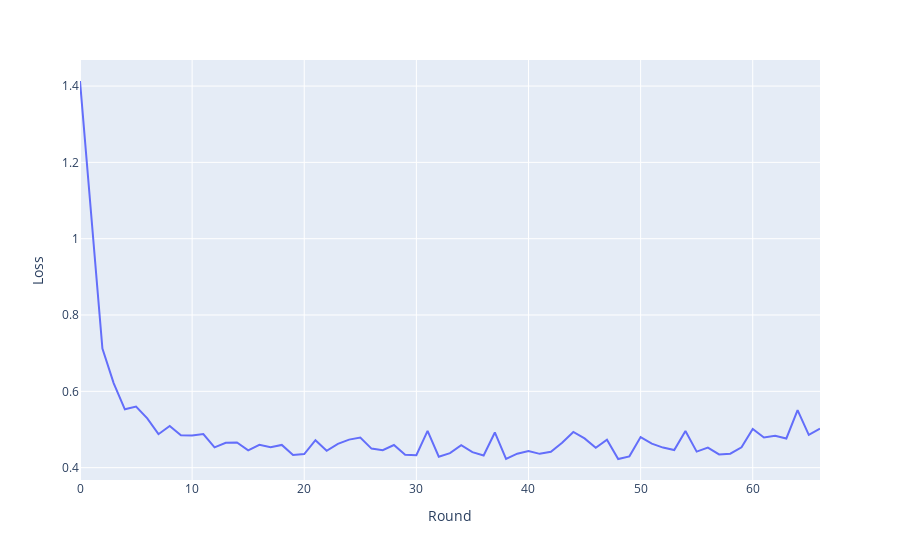

Source (notebook cell):
### Code cell
plot(Random_label_15.lossHist)

### Figure 1 — Plotly figure (JSON) as saved in the notebook; plotly's stock layout.template omitted (floating-point values rounded to 4 significant figures)
{"data": [{"hovertemplate": "Round=%{x}<br>Loss=%{y}<extra></extra>", "legendgroup": "", "line": {"color": "#636efa", "dash": "solid"}, "marker": {"symbol": "circle"}, "mode": "lines", "name": "", "orientation": "v", "showlegend": false, "type": "scatter", "x": [0, 1, 2, 3, 4, 5, 6, 7, 8, 9, 10, 11, 12, 13, 14, 15, 16, 17, 18, 19, 20, 21, 22, 23, 24, 25, 26, 27, 28, 29, 30, 31, 32, 33, 34, 35, 36, 37, 38, 39, 40, 41, 42, 43, 44, 45, 46, 47, 48, 49, 50, 51, 52, 53, 54, 55, 56, 57, 58, 59, 60, 61, 62, 63, 64, 65, 66], "xaxis": "x", "y": [1.413, 1.061, 0.7121, 0.6215, 0.5529, 0.56, 0.529, 0.4877, 0.5094, 0.4852, 0.4845, 0.488, 0.4532, 0.465, 0.4661, 0.4453, 0.46, 0.4535, 0.4596, 0.4332, 0.4355, 0.4719, 0.4441, 0.4622, 0.4734, 0.4789, 0.4499, 0.4459, 0.4593, 0.4338, 0.4324, 0.4962, 0.4286, 0.438, 0.4589, 0.4407, 0.4317, 0.4923, 0.4228, 0.4367, 0.4438, 0.4362, 0.4418, 0.4651, 0.4936, 0.4766, 0.452, 0.4733, 0.4227, 0.4296, 0.4801, 0.4631, 0.4526, 0.4462, 0.4963, 0.442, 0.4524, 0.4347, 0.4365, 0.4534, 0.5013, 0.4792, 0.4834, 0.4765, 0.5507, 0.4859, 0.502], "yaxis": "y"}], "layout": {"legend": {"tracegroupgap": 0}, "margin": {"t": 60}, "xaxis": {"anchor": "y", "domain": [0, 1], "title": {"text": "Round"}}, "yaxis": {"anchor": "x", "domain": [0, 1], "title": {"text": "Loss"}}}}
